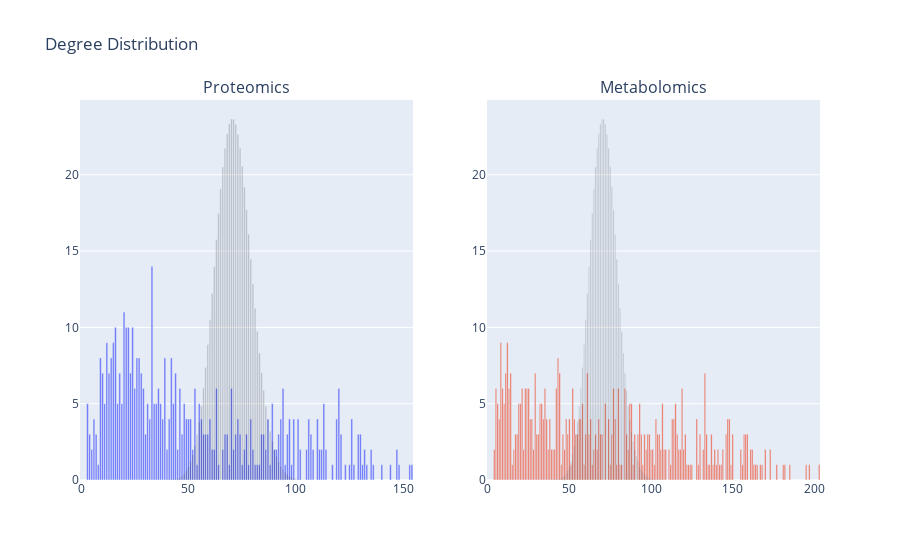

The cell this chart's notebook holds for it:
### Code cell
#
# Basic graph characteristics
#

G = qqg
GA = qqA

for G, GA, name in [(qqg, qqA, 'Proteomics'), (mmg, mmA, 'Metabolomics')]:#, (qmg, qmA, 'Proteomics-Metabolomics')]:

    print()
    print(name)
    print()

    print(f'Order: {G.order()}')
    print(f'Size: {G.size()}')
    print(f'Density: {round(nx.density(G), 5)}')

    i = [nx.average_clustering(i) for i in GA]
    print(f'Average clustering: {round(nx.average_clustering(G), 5)} (random graph: mean = {round(np.mean(i),5)}, std = {round(np.std(i),5)})')
    print(f'Average degree: {round(np.mean(list(dict(G.degree).values())),5)}')

    i = [len(list(nx.connected_components(i))) for i in GA]
    print(f'Number of connected components: {round(len(list(nx.connected_components(G))), 5)} (random graph: mean = {round(np.mean(i), 5)}, std = {round(np.std(i), 5)})')

    i = [len([i for i in nx.connected_components(g) if len(i)>1]) for g in GA]
    print(f'Number of connected components (order g.t. 1): {round(len([i for i in nx.connected_components(G) if len(i)>1]), 5)} (random graph: mean = {round(np.mean(i),5)}, std = {round(np.std(i),5)})')

fig = make_subplots(rows=1, cols=2, subplot_titles=['Proteomics', 'Metabolomics'])

plot = nx.degree_histogram(qqg)
fig.add_trace(go.Bar(
    x=np.arange(0,len(plot)),
    y=plot,
    offsetgroup=1, marker_color=palette[0]
), row=1,col=1)
fig.add_trace(go.Bar(
    x=np.arange(0,len(plot)),
    y=G.order()*poisson.pmf(np.arange(0, len(plot)),2*G.size()/G.order()),
    offsetgroup=1, marker_color='black', opacity=0.2
), row=1,col=1)


plot = nx.degree_histogram(mmg)
fig.add_trace(go.Bar(
    x=np.arange(0,len(plot)),
    y=plot, 
    offsetgroup=1, marker_color=palette[1]
), row=1,col=2)
fig.add_trace(go.Bar(
    x=np.arange(0,len(plot)),
    y=G.order()*poisson.pmf(np.arange(0, len(plot)),2*G.size()/G.order()),
    offsetgroup=1, marker_color='black', opacity=0.2
), row=1,col=2)

fig.update_layout(bargap=0.2, title='Degree Distribution', showlegend=False)

### Figure 1 — Plotly figure (JSON) as saved in the notebook; plotly's stock layout.template omitted (floating-point values rounded to 4 significant figures; data arrays with more than 128 entries replaced by an {"elided": "..."} marker saying what was removed)
{"data": [{"marker": {"color": "#636EFA"}, "offsetgroup": "1", "type": "bar", "x": {"elided": "155 int values"}, "xaxis": "x", "y": {"elided": "155 int values"}, "yaxis": "y"}, {"marker": {"color": "black"}, "offsetgroup": "1", "opacity": 0.2, "type": "bar", "x": {"elided": "155 int values"}, "xaxis": "x", "y": {"elided": "155 float values"}, "yaxis": "y"}, {"marker": {"color": "#EF553B"}, "offsetgroup": "1", "type": "bar", "x": {"elided": "204 int values"}, "xaxis": "x2", "y": {"elided": "204 int values"}, "yaxis": "y2"}, {"marker": {"color": "black"}, "offsetgroup": "1", "opacity": 0.2, "type": "bar", "x": {"elided": "204 int values"}, "xaxis": "x2", "y": {"elided": "204 float values"}, "yaxis": "y2"}], "layout": {"annotations": [{"font": {"size": 16}, "showarrow": false, "text": "Proteomics", "x": 0.225, "xanchor": "center", "xref": "paper", "y": 1, "yanchor": "bottom", "yref": "paper"}, {"font": {"size": 16}, "showarrow": false, "text": "Metabolomics", "x": 0.775, "xanchor": "center", "xref": "paper", "y": 1, "yanchor": "bottom", "yref": "paper"}], "bargap": 0.2, "showlegend": false, "title": {"text": "Degree Distribution"}, "xaxis": {"anchor": "y", "domain": [0, 0.45]}, "xaxis2": {"anchor": "y2", "domain": [0.55, 1]}, "yaxis": {"anchor": "x", "domain": [0, 1]}, "yaxis2": {"anchor": "x2", "domain": [0, 1]}}}
